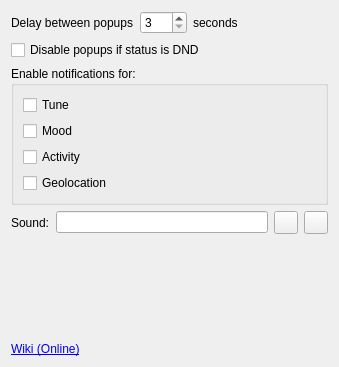
<?xml version="1.0" encoding="UTF-8"?>
<ui version="4.0">
 <class>Options</class>
 <widget class="QWidget" name="Options">
  <property name="geometry">
   <rect>
    <x>0</x>
    <y>0</y>
    <width>339</width>
    <height>367</height>
   </rect>
  </property>
  <property name="windowTitle">
   <string>Form</string>
  </property>
  <layout class="QVBoxLayout" name="verticalLayout_2">
   <item>
    <layout class="QHBoxLayout" name="horizontalLayout">
     <item>
      <widget class="QLabel" name="label_4">
       <property name="whatsThis">
        <string>Per contact delay between the popup notifications of the same events</string>
       </property>
       <property name="text">
        <string>Delay between popups</string>
       </property>
      </widget>
     </item>
     <item>
      <widget class="QSpinBox" name="sb_delay">
       <property name="whatsThis">
        <string/>
       </property>
       <property name="minimum">
        <number>3</number>
       </property>
       <property name="maximum">
        <number>999</number>
       </property>
      </widget>
     </item>
     <item>
      <widget class="QLabel" name="label_5">
       <property name="text">
        <string>seconds</string>
       </property>
      </widget>
     </item>
     <item>
      <spacer name="horizontalSpacer">
       <property name="orientation">
        <enum>Qt::Horizontal</enum>
       </property>
       <property name="sizeHint" stdset="0">
        <size>
         <width>40</width>
         <height>20</height>
        </size>
       </property>
      </spacer>
     </item>
    </layout>
   </item>
   <item>
    <widget class="QCheckBox" name="cb_disable_dnd">
     <property name="text">
      <string>Disable popups if status is DND</string>
     </property>
    </widget>
   </item>
   <item>
    <widget class="QGroupBox" name="groupBox">
     <property name="title">
      <string>Enable notifications for:</string>
     </property>
     <layout class="QVBoxLayout" name="verticalLayout">
      <item>
       <widget class="QCheckBox" name="cb_tune">
        <property name="text">
         <string>Tune</string>
        </property>
       </widget>
      </item>
      <item>
       <widget class="QCheckBox" name="cb_mood">
        <property name="text">
         <string>Mood</string>
        </property>
       </widget>
      </item>
      <item>
       <widget class="QCheckBox" name="cb_activity">
        <property name="text">
         <string>Activity</string>
        </property>
       </widget>
      </item>
      <item>
       <widget class="QCheckBox" name="cb_geoloc">
        <property name="text">
         <string>Geolocation</string>
        </property>
       </widget>
      </item>
     </layout>
    </widget>
   </item>
   <item>
    <layout class="QHBoxLayout" name="horizontalLayout_2">
     <item>
      <widget class="QLabel" name="label_3">
       <property name="text">
        <string>Sound:</string>
       </property>
      </widget>
     </item>
     <item>
      <widget class="QLineEdit" name="le_sound"/>
     </item>
     <item>
      <widget class="QToolButton" name="pb_get">
       <property name="text">
        <string/>
       </property>
      </widget>
     </item>
     <item>
      <widget class="QToolButton" name="pb_check">
       <property name="text">
        <string/>
       </property>
      </widget>
     </item>
    </layout>
   </item>
   <item>
    <spacer name="verticalSpacer">
     <property name="orientation">
      <enum>Qt::Vertical</enum>
     </property>
     <property name="sizeHint" stdset="0">
      <size>
       <width>20</width>
       <height>40</height>
      </size>
     </property>
    </spacer>
   </item>
   <item>
    <widget class="QLabel" name="wiki">
     <property name="text">
      <string>&lt;a href=&quot;https://psi-plus.com/wiki/plugins#pep_change_notify_plugin&quot;&gt;Wiki (Online)&lt;/a&gt;</string>
     </property>
     <property name="openExternalLinks">
      <bool>true</bool>
     </property>
    </widget>
   </item>
  </layout>
 </widget>
 <resources/>
 <connections/>
</ui>
